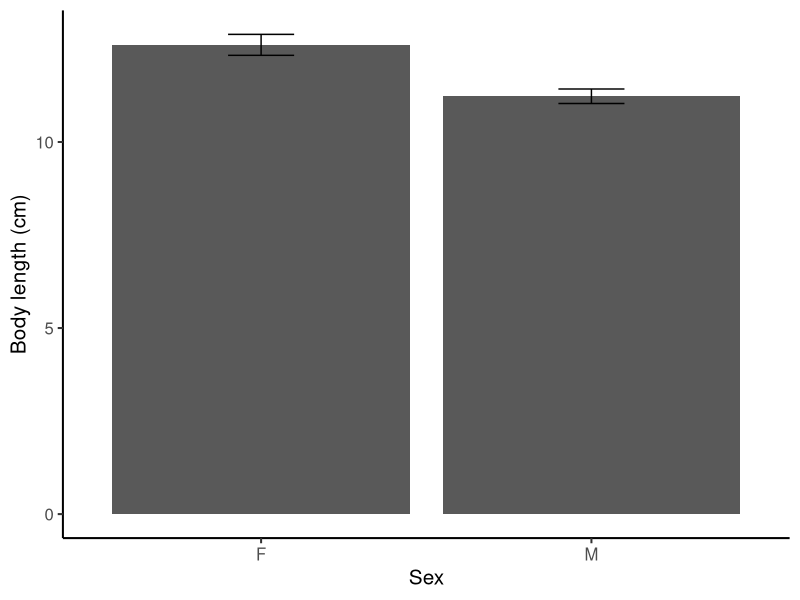
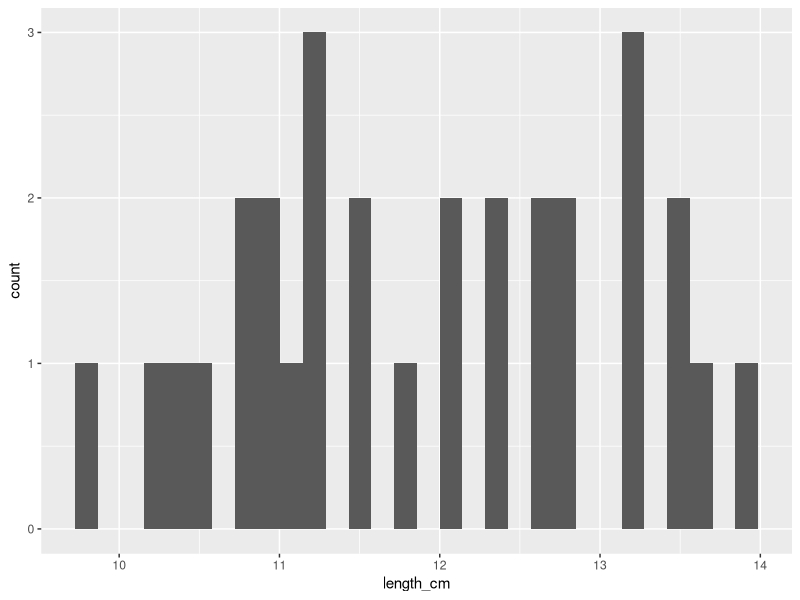
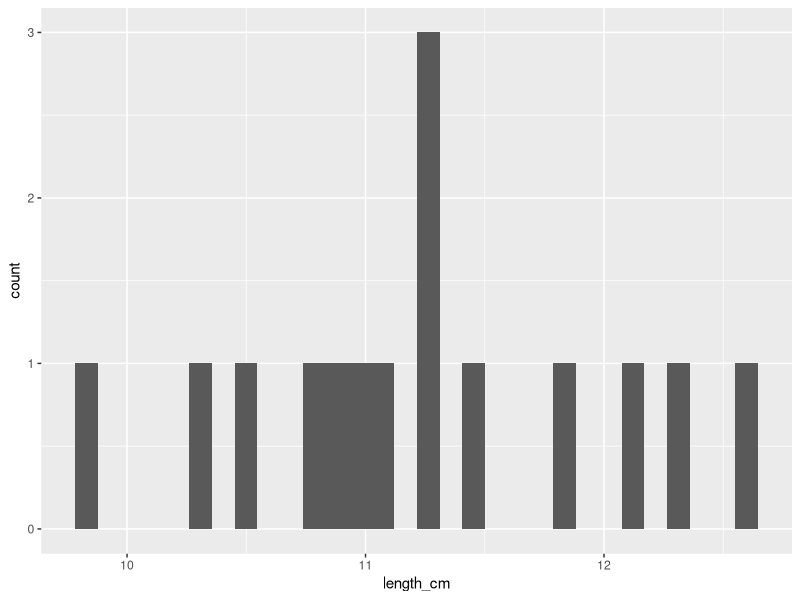
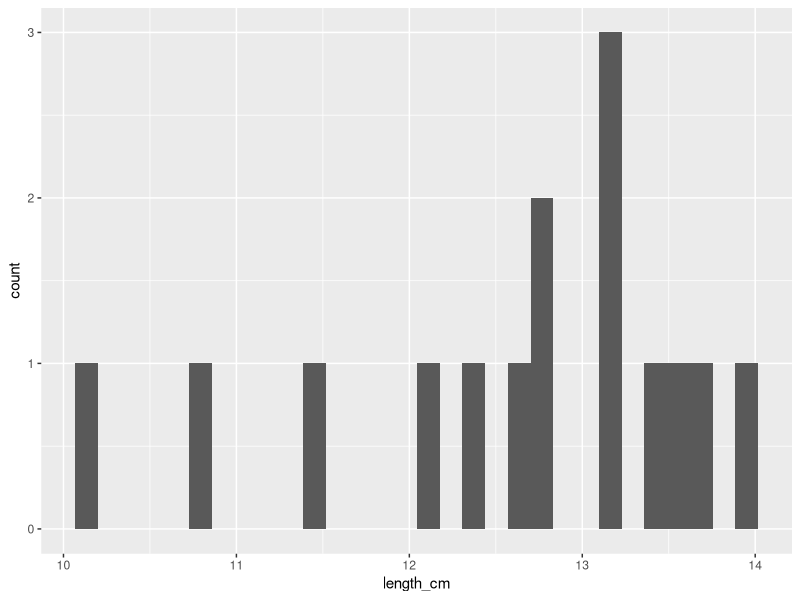

R code for these plots, in order:
## ---- chunk 1
# set working directory for all chunks in this file (default working directory is wherever Rmd file is)
getwd()
library(tidyverse)
## ---- chunk 2
# Importing data
chipmunk <- read.csv("LaCommare-SotoAngelo_chipmunk.csv",header=TRUE)

# viewing the structure of the data
str(chipmunk)
head(chipmunk)
## ---- chunk 3
# Calculating important statistics for male and female group of chipmunks
male <- filter(chipmunk, sex == 'M')
m_mean <- mean(male$length_cm)
sd_male <- sd(male$length_cm)
m_df <- nrow(male)-1

female <- filter(chipmunk, sex == 'F')
f_mean <- mean(female$length_cm)
sd_female <- sd(female$length_cm)
f_df <- nrow(female)-1
## ---- chunk 4
# Calculating the pooled sample variance
psv <- ((m_df*(sd_male^2))+(f_df*(sd_female^2)))/(m_df+f_df)
## ---- chunk 5
# Calculating the Standard Error
SE_xm_xf <- sqrt(psv*((1/nrow(male))+(1/nrow(female))))
## ---- chunk 6
# Calculating the t-statistic
t <- (m_mean-f_mean)/SE_xm_xf
t
## ---- chunk 7
t.test(male$length_cm, female$length_cm, alterative = "two.sided", var.equal = TRUE)
## ---- chunk 8
# Creating a table of descriptive statistics using R package rstatix.
# installing the package
install.packages("rstatix",repos="http://cran.us.r-project.org")

# loading package
library(rstatix)
## ---- chunk 9
# For this, we use the function get_summary_stats() where the first argument is the response variable, the second argument is the response variable we want to summarize (e.g., body length), and the third argument is the categorical variable that groups the response variable (e.g., sex).
# summary statistics
sum <- chipmunk %>% 
      group_by(sex) %>% 
      get_summary_stats(length_cm)  
## ---- chunk 10
# bar plot with error bars for standard error
p1 <- ggplot(sum,aes(x=sex,y=mean)) +
    geom_bar(stat="identity") +
    geom_errorbar(aes(min=mean-se, max=mean+se), width=0.2) +
    theme_classic(15) +
    ylab("Body length (cm)") +
    xlab("Sex")
p1
## ---- chunk 11
# histogram of all body lengths
p2 <- ggplot(chipmunk,aes(x=length_cm)) +
  geom_histogram()
p2

# histogram of male body lengths
p3 <- ggplot(male,aes(x=length_cm)) +
  geom_histogram()
p3

# histogram of female body lengths
p4 <- ggplot(female,aes(x=length_cm)) +
  geom_histogram()
p4

